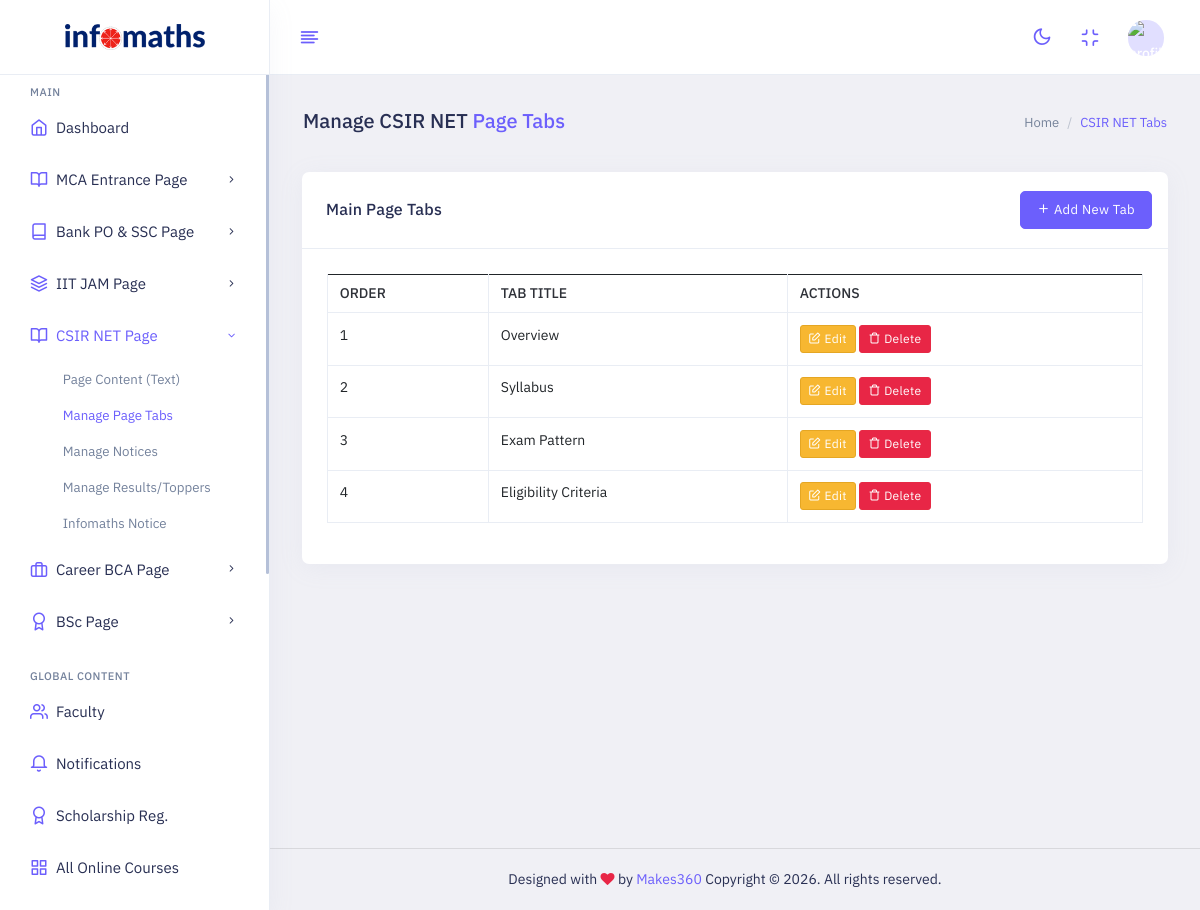
/admin/csir-net-page-tabs.php (signed in), run on the app's committed database.
### tables this page shows
CREATE TABLE `csir_net_page_tabs` (
  `id` int(11) NOT NULL,
  `tab_title` varchar(255) NOT NULL,
  `tab_content` text DEFAULT NULL,
  `display_order` int(11) DEFAULT 0,
  `is_active` tinyint(1) DEFAULT 1,
  `created_at` timestamp NOT NULL DEFAULT current_timestamp()
);

### admin/csir-net-page-tabs.php (the view, shortened to what this page needs)
<?php
require_once '../database.php';
$tabs = [];
try {
    $stmt = $pdo->prepare("SELECT * FROM csir_net_page_tabs ORDER BY display_order ASC");
    $stmt->execute();
    $tabs = $stmt->fetchAll(PDO::FETCH_ASSOC);
} catch (PDOException $e) {
    $error_message = "Error fetching tabs: " . $e->getMessage();
}
?>
<!doctype html>
<html lang="en" dir="ltr">
<head>
    <link id="style" href="assets/plugins/bootstrap/css/bootstrap.min.css" rel="stylesheet">
    <link href="assets/css/style.css" rel="stylesheet">
    <link href="assets/css/plugins.css" rel="stylesheet">
    <link href="assets/css/icons.css" rel="stylesheet">
    <link href="https://cdn.jsdelivr.net/npm/summernote@0.8.18/dist/summernote-lite.min.css" rel="stylesheet">
    <link href="assets/switcher/css/switcher.css" rel="stylesheet">
    <link href="assets/switcher/demo.css" rel="stylesheet">
</head>
<body class="app sidebar-mini ltr light-mode">
    <div class="page">
        <div class="page-main">
            <?php include 'assets/header.php'; ?>
            <?php include 'assets/sidebar.php'; ?>
            <div class="main-content app-content mt-0">
                <div class="side-app">
                    <div class="main-container container-fluid">
                        <div class="page-header">
                            <h1 class="page-title">Manage CSIR NET <span class="text-primary">Page Tabs</span></h1>
                            <div>
                                <ol class="breadcrumb">
                                    <li class="breadcrumb-item"><a href="panel">Home</a></li>
                                    <li class="breadcrumb-item active" aria-current="page">CSIR NET Tabs</li>
                                </ol>
                            </div>
                        </div>
                        <div class="row row-sm">
                            <div class="col-lg-12">
                                <div class="card">
                                    <div class="card-header">
                                        <h3 class="card-title">Main Page Tabs</h3>
                                        <div class="card-options">
                                            <button type="button" class="btn btn-primary" data-bs-toggle="modal" data-bs-target="#addTabModal">
                                                <i class="fe fe-plus"></i> Add New Tab
                                            </button>
                                        </div>
                                    </div>
                                    <div class="card-body">
                                        <div class="table-responsive">
                                            <table class="table table-bordered text-nowrap border-bottom">
                                                <thead>
                                                    <tr>
                                                        <th>Order</th>
                                                        <th>Tab Title</th>
                                                        <th>Actions</th>
                                                    </tr>
                                                </thead>
                                                <tbody>
                                                    <?php if (!empty($tabs)): ?>
                                                        <?php foreach ($tabs as $tab): ?>
                                                            <tr>
                                                                <td><?php echo $tab['display_order']; ?></td>
                                                                <td><?php echo htmlspecialchars($tab['tab_title']); ?></td>
                                                                <td>
                                                                    <button class="btn btn-warning btn-sm edit-tab-btn"
                                                                        data-id="<?php echo $tab['id']; ?>"
                                                                        data-title="<?php echo htmlspecialchars($tab['tab_title']); ?>"
                                                                        data-order="<?php echo $tab['display_order']; ?>"
                                                                        data-bs-toggle="modal" data-bs-target="#editTabModal">
                                                                        <i class="fe fe-edit"></i> Edit
                                                                    </button>
                                                                    <a href="?delete_id=<?php echo $tab['id']; ?>" class="btn btn-danger btn-sm" onclick="return confirm('Delete this tab?')">
                                                                        <i class="fe fe-trash"></i> Delete
                                                                    </a>
                                                                </td>
                                                            </tr>
                                                        <?php endforeach; ?>
                                                    <?php else: ?>
                                                        <tr><td colspan="3" class="text-center">No tabs found.</td></tr>
                                                    <?php endif; ?>
                                                </tbody>
                                            </table>
                                        </div>
                                    </div>
                                </div>
                            </div>
                        </div>
                    </div>
                </div>
            </div>
            <?php include 'assets/footer.php'; ?>
        </div>
    </div>
</body>
</html>

### data on the page
csir_net_page_tabs: display_order "1", tab_title "Overview"
csir_net_page_tabs: display_order "2", tab_title "Syllabus"
csir_net_page_tabs: display_order "3", tab_title "Exam Pattern"
csir_net_page_tabs: display_order "4", tab_title "Eligibility Criteria"
